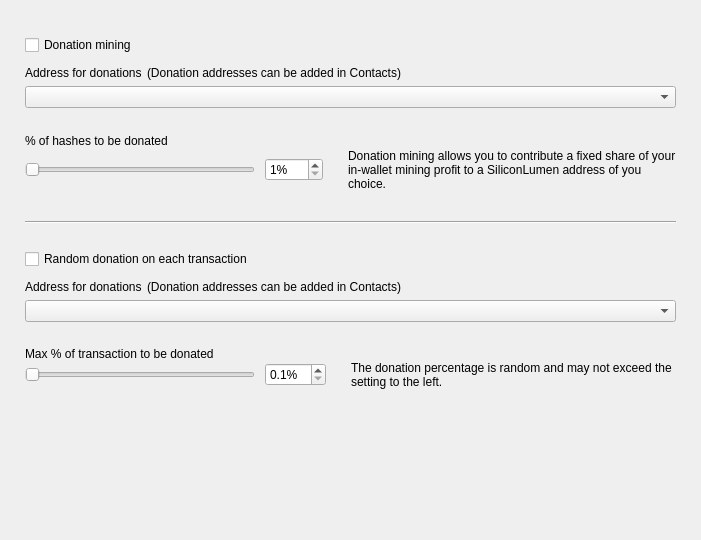
<?xml version="1.0" encoding="UTF-8"?>
<ui version="4.0">
 <class>DonationOptionsFrame</class>
 <widget class="QFrame" name="DonationOptionsFrame">
  <property name="geometry">
   <rect>
    <x>0</x>
    <y>0</y>
    <width>701</width>
    <height>540</height>
   </rect>
  </property>
  <property name="windowTitle">
   <string>Frame</string>
  </property>
  <property name="frameShape">
   <enum>QFrame::NoFrame</enum>
  </property>
  <property name="frameShadow">
   <enum>QFrame::Raised</enum>
  </property>
  <layout class="QVBoxLayout" name="verticalLayout">
   <property name="spacing">
    <number>10</number>
   </property>
   <property name="leftMargin">
    <number>25</number>
   </property>
   <property name="topMargin">
    <number>35</number>
   </property>
   <property name="rightMargin">
    <number>25</number>
   </property>
   <property name="bottomMargin">
    <number>0</number>
   </property>
   <item>
    <widget class="QCheckBox" name="m_enableDonationMiningCheck">
     <property name="text">
      <string>Donation mining</string>
     </property>
    </widget>
   </item>
   <item>
    <widget class="QFrame" name="m_donationMiningFrame">
     <property name="frameShape">
      <enum>QFrame::NoFrame</enum>
     </property>
     <property name="frameShadow">
      <enum>QFrame::Raised</enum>
     </property>
     <layout class="QGridLayout" name="gridLayout" columnstretch="1,0,0,1">
      <property name="leftMargin">
       <number>0</number>
      </property>
      <property name="topMargin">
       <number>0</number>
      </property>
      <property name="rightMargin">
       <number>0</number>
      </property>
      <property name="bottomMargin">
       <number>0</number>
      </property>
      <property name="horizontalSpacing">
       <number>10</number>
      </property>
      <property name="verticalSpacing">
       <number>0</number>
      </property>
      <item row="2" column="0" colspan="4">
       <widget class="QComboBox" name="m_donationMiningAddressCombo"/>
      </item>
      <item row="3" column="0" colspan="4">
       <spacer name="verticalSpacer_2">
        <property name="orientation">
         <enum>Qt::Vertical</enum>
        </property>
        <property name="sizeType">
         <enum>QSizePolicy::Fixed</enum>
        </property>
        <property name="sizeHint" stdset="0">
         <size>
          <width>20</width>
          <height>25</height>
         </size>
        </property>
       </spacer>
      </item>
      <item row="4" column="0" colspan="4">
       <widget class="WalletGui::WalletNormalBlackTextLabel" name="label_2">
        <property name="minimumSize">
         <size>
          <width>0</width>
          <height>16</height>
         </size>
        </property>
        <property name="text">
         <string>% of hashes to be donated</string>
        </property>
        <property name="indent">
         <number>0</number>
        </property>
       </widget>
      </item>
      <item row="5" column="1">
       <widget class="QSpinBox" name="m_donationMiningAmountSpin">
        <property name="suffix">
         <string>%</string>
        </property>
        <property name="minimum">
         <number>1</number>
        </property>
        <property name="maximum">
         <number>100</number>
        </property>
       </widget>
      </item>
      <item row="5" column="0">
       <widget class="QSlider" name="m_donationMiningAmountSlider">
        <property name="maximumSize">
         <size>
          <width>230</width>
          <height>16777215</height>
         </size>
        </property>
        <property name="minimum">
         <number>1</number>
        </property>
        <property name="maximum">
         <number>100</number>
        </property>
        <property name="orientation">
         <enum>Qt::Horizontal</enum>
        </property>
       </widget>
      </item>
      <item row="5" column="2">
       <spacer name="horizontalSpacer">
        <property name="orientation">
         <enum>Qt::Horizontal</enum>
        </property>
        <property name="sizeType">
         <enum>QSizePolicy::Fixed</enum>
        </property>
        <property name="sizeHint" stdset="0">
         <size>
          <width>5</width>
          <height>20</height>
         </size>
        </property>
       </spacer>
      </item>
      <item row="5" column="3" alignment="Qt::AlignVCenter">
       <widget class="WalletGui::WalletSmallGrayTextLabel" name="m_donationMiningCommentLabel">
        <property name="minimumSize">
         <size>
          <width>0</width>
          <height>32</height>
         </size>
        </property>
        <property name="text">
         <string>Donation mining allows you to contribute a fixed share of your in-wallet mining profit to a SiliconLumen address of you choice.</string>
        </property>
        <property name="wordWrap">
         <bool>true</bool>
        </property>
        <property name="indent">
         <number>0</number>
        </property>
       </widget>
      </item>
      <item row="1" column="0" colspan="4">
       <spacer name="verticalSpacer_6">
        <property name="orientation">
         <enum>Qt::Vertical</enum>
        </property>
        <property name="sizeType">
         <enum>QSizePolicy::Fixed</enum>
        </property>
        <property name="sizeHint" stdset="0">
         <size>
          <width>20</width>
          <height>5</height>
         </size>
        </property>
       </spacer>
      </item>
      <item row="0" column="0" colspan="4">
       <layout class="QHBoxLayout" name="horizontalLayout" stretch="0,1">
        <property name="spacing">
         <number>5</number>
        </property>
        <property name="leftMargin">
         <number>0</number>
        </property>
        <item>
         <widget class="WalletGui::WalletNormalBlackTextLabel" name="label">
          <property name="minimumSize">
           <size>
            <width>0</width>
            <height>16</height>
           </size>
          </property>
          <property name="text">
           <string>Address for donations</string>
          </property>
          <property name="indent">
           <number>0</number>
          </property>
         </widget>
        </item>
        <item>
         <widget class="WalletGui::WalletSmallGrayTextLabel" name="label_5">
          <property name="text">
           <string>(Donation addresses can be added in Contacts)</string>
          </property>
         </widget>
        </item>
       </layout>
      </item>
     </layout>
    </widget>
   </item>
   <item>
    <spacer name="verticalSpacer_3">
     <property name="orientation">
      <enum>Qt::Vertical</enum>
     </property>
     <property name="sizeType">
      <enum>QSizePolicy::Fixed</enum>
     </property>
     <property name="sizeHint" stdset="0">
      <size>
       <width>20</width>
       <height>20</height>
      </size>
     </property>
    </spacer>
   </item>
   <item>
    <widget class="Line" name="line">
     <property name="frameShadow">
      <enum>QFrame::Sunken</enum>
     </property>
     <property name="orientation">
      <enum>Qt::Horizontal</enum>
     </property>
    </widget>
   </item>
   <item>
    <spacer name="verticalSpacer_4">
     <property name="orientation">
      <enum>Qt::Vertical</enum>
     </property>
     <property name="sizeType">
      <enum>QSizePolicy::Fixed</enum>
     </property>
     <property name="sizeHint" stdset="0">
      <size>
       <width>20</width>
       <height>15</height>
      </size>
     </property>
    </spacer>
   </item>
   <item>
    <widget class="QCheckBox" name="m_enableDonationChangeCheck">
     <property name="text">
      <string>Random donation on each transaction</string>
     </property>
    </widget>
   </item>
   <item>
    <widget class="QFrame" name="m_donationChangeFrame">
     <property name="frameShape">
      <enum>QFrame::NoFrame</enum>
     </property>
     <property name="frameShadow">
      <enum>QFrame::Raised</enum>
     </property>
     <layout class="QGridLayout" name="gridLayout_2" columnstretch="1,0,0,1">
      <property name="leftMargin">
       <number>0</number>
      </property>
      <property name="topMargin">
       <number>0</number>
      </property>
      <property name="rightMargin">
       <number>0</number>
      </property>
      <property name="bottomMargin">
       <number>0</number>
      </property>
      <property name="horizontalSpacing">
       <number>10</number>
      </property>
      <property name="verticalSpacing">
       <number>0</number>
      </property>
      <item row="3" column="0" colspan="4">
       <spacer name="verticalSpacer_5">
        <property name="orientation">
         <enum>Qt::Vertical</enum>
        </property>
        <property name="sizeType">
         <enum>QSizePolicy::Fixed</enum>
        </property>
        <property name="sizeHint" stdset="0">
         <size>
          <width>20</width>
          <height>25</height>
         </size>
        </property>
       </spacer>
      </item>
      <item row="4" column="0" colspan="4">
       <widget class="WalletGui::WalletNormalBlackTextLabel" name="label_3">
        <property name="text">
         <string>Max % of transaction to be donated</string>
        </property>
        <property name="indent">
         <number>0</number>
        </property>
       </widget>
      </item>
      <item row="5" column="0">
       <widget class="QSlider" name="m_donationChangeAmountSlider">
        <property name="maximumSize">
         <size>
          <width>230</width>
          <height>16777215</height>
         </size>
        </property>
        <property name="minimum">
         <number>1</number>
        </property>
        <property name="maximum">
         <number>100</number>
        </property>
        <property name="orientation">
         <enum>Qt::Horizontal</enum>
        </property>
       </widget>
      </item>
      <item row="2" column="0" colspan="4">
       <widget class="QComboBox" name="m_donationChangeAddressCombo"/>
      </item>
      <item row="5" column="3" alignment="Qt::AlignVCenter">
       <widget class="WalletGui::WalletSmallGrayTextLabel" name="m_donationChangeCommentLabel">
        <property name="text">
         <string>The donation percentage is random and may not exceed the setting to the left.</string>
        </property>
        <property name="wordWrap">
         <bool>true</bool>
        </property>
        <property name="indent">
         <number>0</number>
        </property>
       </widget>
      </item>
      <item row="5" column="1">
       <widget class="QDoubleSpinBox" name="m_donationChangeAmountSpin">
        <property name="suffix">
         <string>%</string>
        </property>
        <property name="decimals">
         <number>1</number>
        </property>
        <property name="minimum">
         <double>0.100000000000000</double>
        </property>
        <property name="maximum">
         <double>10.000000000000000</double>
        </property>
        <property name="singleStep">
         <double>0.100000000000000</double>
        </property>
       </widget>
      </item>
      <item row="5" column="2">
       <spacer name="horizontalSpacer_2">
        <property name="orientation">
         <enum>Qt::Horizontal</enum>
        </property>
        <property name="sizeType">
         <enum>QSizePolicy::Fixed</enum>
        </property>
        <property name="sizeHint" stdset="0">
         <size>
          <width>5</width>
          <height>20</height>
         </size>
        </property>
       </spacer>
      </item>
      <item row="1" column="0" colspan="4">
       <spacer name="verticalSpacer_7">
        <property name="orientation">
         <enum>Qt::Vertical</enum>
        </property>
        <property name="sizeType">
         <enum>QSizePolicy::Fixed</enum>
        </property>
        <property name="sizeHint" stdset="0">
         <size>
          <width>20</width>
          <height>5</height>
         </size>
        </property>
       </spacer>
      </item>
      <item row="0" column="0" colspan="4">
       <layout class="QHBoxLayout" name="horizontalLayout_2" stretch="0,1">
        <property name="spacing">
         <number>5</number>
        </property>
        <property name="leftMargin">
         <number>0</number>
        </property>
        <item>
         <widget class="WalletGui::WalletNormalBlackTextLabel" name="label_4">
          <property name="minimumSize">
           <size>
            <width>0</width>
            <height>16</height>
           </size>
          </property>
          <property name="text">
           <string>Address for donations</string>
          </property>
          <property name="indent">
           <number>0</number>
          </property>
         </widget>
        </item>
        <item>
         <widget class="WalletGui::WalletSmallGrayTextLabel" name="label_6">
          <property name="text">
           <string>(Donation addresses can be added in Contacts)</string>
          </property>
         </widget>
        </item>
       </layout>
      </item>
     </layout>
    </widget>
   </item>
   <item>
    <spacer name="verticalSpacer">
     <property name="orientation">
      <enum>Qt::Vertical</enum>
     </property>
     <property name="sizeType">
      <enum>QSizePolicy::Expanding</enum>
     </property>
     <property name="sizeHint" stdset="0">
      <size>
       <width>20</width>
       <height>10</height>
      </size>
     </property>
    </spacer>
   </item>
  </layout>
 </widget>
 <customwidgets>
  <customwidget>
   <class>WalletGui::WalletSmallGrayTextLabel</class>
   <extends>QLabel</extends>
   <header>Gui/Common/WalletTextLabel.h</header>
  </customwidget>
  <customwidget>
   <class>WalletGui::WalletNormalBlackTextLabel</class>
   <extends>QLabel</extends>
   <header>Gui/Common/WalletTextLabel.h</header>
  </customwidget>
 </customwidgets>
 <resources/>
 <connections>
  <connection>
   <sender>m_enableDonationMiningCheck</sender>
   <signal>toggled(bool)</signal>
   <receiver>m_donationMiningFrame</receiver>
   <slot>setEnabled(bool)</slot>
   <hints>
    <hint type="sourcelabel">
     <x>353</x>
     <y>41</y>
    </hint>
    <hint type="destinationlabel">
     <x>350</x>
     <y>115</y>
    </hint>
   </hints>
  </connection>
  <connection>
   <sender>m_donationMiningAmountSlider</sender>
   <signal>valueChanged(int)</signal>
   <receiver>DonationOptionsFrame</receiver>
   <slot>donationMiningAmountChanged(int)</slot>
   <hints>
    <hint type="sourcelabel">
     <x>187</x>
     <y>155</y>
    </hint>
    <hint type="destinationlabel">
     <x>350</x>
     <y>269</y>
    </hint>
   </hints>
  </connection>
  <connection>
   <sender>m_donationMiningAmountSpin</sender>
   <signal>valueChanged(int)</signal>
   <receiver>DonationOptionsFrame</receiver>
   <slot>donationMiningAmountChanged(int)</slot>
   <hints>
    <hint type="sourcelabel">
     <x>391</x>
     <y>155</y>
    </hint>
    <hint type="destinationlabel">
     <x>350</x>
     <y>269</y>
    </hint>
   </hints>
  </connection>
  <connection>
   <sender>m_enableDonationChangeCheck</sender>
   <signal>toggled(bool)</signal>
   <receiver>m_donationChangeFrame</receiver>
   <slot>setEnabled(bool)</slot>
   <hints>
    <hint type="sourcelabel">
     <x>353</x>
     <y>237</y>
    </hint>
    <hint type="destinationlabel">
     <x>350</x>
     <y>328</y>
    </hint>
   </hints>
  </connection>
  <connection>
   <sender>m_donationChangeAmountSlider</sender>
   <signal>valueChanged(int)</signal>
   <receiver>DonationOptionsFrame</receiver>
   <slot>donationChangeAmountChanged(int)</slot>
   <hints>
    <hint type="sourcelabel">
     <x>187</x>
     <y>385</y>
    </hint>
    <hint type="destinationlabel">
     <x>350</x>
     <y>269</y>
    </hint>
   </hints>
  </connection>
  <connection>
   <sender>m_donationChangeAmountSpin</sender>
   <signal>valueChanged(double)</signal>
   <receiver>DonationOptionsFrame</receiver>
   <slot>donationChangeAmountChanged(double)</slot>
   <hints>
    <hint type="sourcelabel">
     <x>433</x>
     <y>353</y>
    </hint>
    <hint type="destinationlabel">
     <x>350</x>
     <y>269</y>
    </hint>
   </hints>
  </connection>
 </connections>
 <slots>
  <slot>donationMiningAmountChanged(int)</slot>
  <slot>donationChangeAmountChanged(int)</slot>
  <slot>donationChangeAmountChanged(double)</slot>
 </slots>
</ui>
